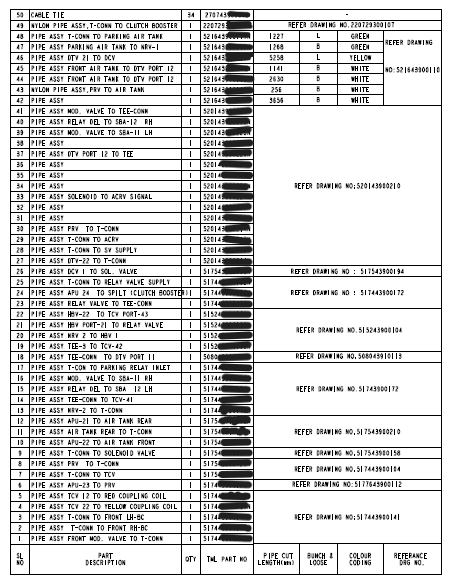
#> input picture OCR_Model/image.png, 460 x 582 px
$ python -i structure.py   (imports and definitions only)
#> lines starting #> are read from the running program, lines starting #| are printed output that depends on the picture; after the words box and inside, x2 and y2 are one past the last pixel; in counts of white or black regions, pixels touching at a corner belong together
"""
Stage 1: Table Structure Learning
Detects rows, columns, and merge regions WITHOUT touching OCR.
"""
import cv2
import numpy as np
from dataclasses import dataclass, field
from typing import Optional

@dataclass
class CellRegion:
    row: int                  # logical row index (0-based, ALWAYS preserved)
    col: int                  # logical column index
    bbox: tuple                # (x0, y0, x1, y1) in image coords
    merge_flag: bool = False
    merge_id: Optional[int] = None
    ocr_text: str = ""
    has_information: bool = False

@dataclass
class MergeRegion:
    merge_id: int
    row_start: int
    row_end: int               # inclusive
    col_start: int
    col_end: int                # inclusive
    bbox: tuple                 # union bbox (x0, y0, x1, y1)


def cluster_1d(coords, gap=5):
    if len(coords) == 0:
        return []
    coords = sorted(coords)
    clusters = []
    current = [coords[0]]
    for c in coords[1:]:
        if c - current[-1] <= gap:
            current.append(c)
        else:
            clusters.append(int(np.mean(current)))
            current = [c]
    clusters.append(int(np.mean(current)))
    return clusters


class TableStructure:
    """
    Learns row boundaries, column boundaries, and per-column merge
    regions from a table image. Contains NO OCR logic.
    """

    def __init__(self, gray_img, line_presence_thresh=0.5, row_frac_thresh=0.3,
                 col_frac_thresh=0.5, header_position="bottom"):
        """
        header_position: which row band of the grid holds the column
        header text -- "bottom" (default) or "top". This is a property of
        the document layout (many BOM sheets build the table upward from
        a title block, so the header row ends up at the bottom of the
        image, i.e. the table reads bottom-up), not something inferred
        from content. No OCR happens here; this only records which row
        index later stages should treat as the header.
        """
        self.gray = gray_img
        self.h, self.w = gray_img.shape
        self.line_presence_thresh = line_presence_thresh
        self.row_frac_thresh = row_frac_thresh
        self.col_frac_thresh = col_frac_thresh
        self.header_position = header_position

        self.bin_img = cv2.adaptiveThreshold(
            ~gray_img, 255, cv2.ADAPTIVE_THRESH_MEAN_C, cv2.THRESH_BINARY, 15, -2
        )
        self._detect_horizontal_lines()
        self.Y = self._detect_rows()
        self.X = self._detect_columns_from_reference_row()
        self.n_rows = len(self.Y) - 1
        self.n_cols = len(self.X) - 1
        self.header_row_idx = (self.n_rows - 1) if header_position == "bottom" else 0

        self.cells: dict[tuple[int, int], CellRegion] = {}
        self.merge_regions: list[MergeRegion] = []
        self._build_grid()
        self._detect_merges()

    def _detect_horizontal_lines(self):
        horiz_size = max(5, self.w // 15)
        kernel = cv2.getStructuringElement(cv2.MORPH_RECT, (horiz_size, 1))
        lines = cv2.erode(self.bin_img, kernel)
        lines = cv2.dilate(lines, kernel)
        self.horiz_lines = lines

    def _detect_rows(self):
        row_sums = np.sum(self.horiz_lines, axis=1)
        y_rows = np.where(row_sums > (self.w * self.row_frac_thresh * 255))[0]
        Y = cluster_1d(list(y_rows))
        if len(Y) < 2:
            raise ValueError("Could not detect enough row lines to form a table.")
        return Y

    def _detect_columns_from_reference_row(self):
        """
        Column boundaries are calibrated ONCE from whichever row band
        (header or footer) is most fully gridded -- i.e. has the most
        detected vertical segments. This avoids relying on fragile
        per-row vertical lines that break under merged cells.
        """
        # Try multiple candidate reference bands (footer, header) and score
        # each by how EVENLY its detected boundaries are spaced -- a real
        # grid has fairly regular column widths, whereas noise-driven false
        # positives (e.g. OCR strokes mistaken for verticals in a
        # non-gridded text row) produce uneven, inflated boundary counts.
        # This replaces "pick whichever found the most lines", which was
        # picking up noise as if it were extra real columns.
        candidates = []
        bands = [
            (self.Y[-2], self.Y[-1]),  # footer row
            (self.Y[0], self.Y[1]),    # header/top row
        ]
        for y0, y1 in bands:
            band = self.bin_img[y0:y1, :]
            vsize = max(5, (y1 - y0) // 2)
            vkernel = cv2.getStructuringElement(cv2.MORPH_RECT, (1, vsize))
            vlines = cv2.dilate(cv2.erode(band, vkernel), vkernel)
            col_sums = np.sum(vlines, axis=0)
            xs = np.where(col_sums > ((y1 - y0) * self.col_frac_thresh * 255))[0]
            X = cluster_1d(list(xs), gap=5)
            candidates.append(X)

        def regularity_score(X):
            if len(X) < 3:
                return -1  # too few boundaries to trust
            widths = np.diff(X)
            cv_score = np.std(widths) / (np.mean(widths) + 1e-6)
            return -cv_score  # higher score is better (lower variation)

        scored = [(regularity_score(X), X) for X in candidates]
        scored = [s for s in scored if s[0] > -1]
        if not scored:
            raise ValueError("Could not detect column boundaries from header/footer rows.")
        best = max(scored, key=lambda s: s[0])[1]
        return best

    def _build_grid(self):
        """Every logical (row, col) gets a CellRegion. Row count is NEVER reduced here."""
        for r in range(self.n_rows):
            for c in range(self.n_cols):
                bbox = (self.X[c], self.Y[r], self.X[c + 1], self.Y[r + 1])
                self.cells[(r, c)] = CellRegion(row=r, col=c, bbox=bbox)

    def _line_exists_at(self, y_idx, col_i):
        """Is there a real horizontal rule at row-boundary y_idx, spanning column col_i?"""
        y = self.Y[y_idx]
        x0, x1 = self.X[col_i], self.X[col_i + 1]
        band = self.horiz_lines[max(0, y - 2):y + 3, x0:x1]
        if band.size == 0:
            return False
        return (band.max(axis=0) > 0).mean() > self.line_presence_thresh

    def _vline_exists_at(self, x_idx, row_i):
        """Is there a real vertical rule at column-boundary x_idx, spanning row_i?"""
        x = self.X[x_idx]
        y0, y1 = self.Y[row_i], self.Y[row_i + 1]
        band = self.vert_lines[y0:y1, max(0, x - 2):x + 3]
        if band.size == 0:
            return False
        return (band.max(axis=1) > 0).mean() > self.line_presence_thresh

    def _detect_vertical_lines_full(self):
        """Full-page vertical line mask, used for detecting missing walls
        BETWEEN columns within a single row (horizontal merges)."""
        vert_size = max(5, self.h // 20)
        kernel = cv2.getStructuringElement(cv2.MORPH_RECT, (1, vert_size))
        lines = cv2.erode(self.bin_img, kernel)
        lines = cv2.dilate(lines, kernel)
        self.vert_lines = lines

    def _detect_merges(self):
        """
        General 2D block merge detection. A merge is NOT limited to "same
        column, multiple rows" -- it can also span multiple columns within
        one row (e.g. a "REFER DRAWING NO..." banner with no internal
        column rules), or both at once. We detect this by building two
        "wall" grids (is there a real rule to the right of cell (r,c)? is
        there a real rule below cell (r,c)?) and then union-find cells
        together wherever the wall between them is missing. Each resulting
        connected component is one rectangular merge block.
        """
        self._detect_vertical_lines_full()

        n_r, n_c = self.n_rows, self.n_cols
        # right_wall[r][c] = True if a real vertical rule separates (r,c) from (r,c+1)
        right_wall = [[True] * (n_c - 1) for _ in range(n_r)]
        for r in range(n_r):
            for c in range(n_c - 1):
                right_wall[r][c] = self._vline_exists_at(c + 1, r)

        # bottom_wall[r][c] = True if a real horizontal rule separates (r,c) from (r+1,c)
        bottom_wall = [[True] * n_c for _ in range(n_r - 1)]
        for r in range(n_r - 1):
            for c in range(n_c):
                bottom_wall[r][c] = self._line_exists_at(r + 1, c)

        # Union-Find over the grid
        parent = {}
        def find(x):
            while parent[x] != x:
                parent[x] = parent[parent[x]]
                x = parent[x]
            return x
        def union(a, b):
            ra, rb = find(a), find(b)
            if ra != rb:
                parent[ra] = rb

        for r in range(n_r):
            for c in range(n_c):
                parent[(r, c)] = (r, c)

        for r in range(n_r):
            for c in range(n_c - 1):
                if not right_wall[r][c]:
                    union((r, c), (r, c + 1))
        for r in range(n_r - 1):
            for c in range(n_c):
                if not bottom_wall[r][c]:
                    union((r, c), (r + 1, c))

        # group cells by connected component
        groups = {}
        for r in range(n_r):
            for c in range(n_c):
                root = find((r, c))
                groups.setdefault(root, []).append((r, c))

        merge_id_counter = 0
        for root, members in groups.items():
            rows = [m[0] for m in members]
            cols = [m[1] for m in members]
            row_start, row_end = min(rows), max(rows)
            col_start, col_end = min(cols), max(cols)
            is_merge = len(members) > 1
            if is_merge:
                x0, y0 = self.X[col_start], self.Y[row_start]
                x1, y1 = self.X[col_end + 1], self.Y[row_end + 1]
                region = MergeRegion(merge_id=merge_id_counter, row_start=row_start,
                                      row_end=row_end, col_start=col_start,
                                      col_end=col_end, bbox=(x0, y0, x1, y1))
                self.merge_regions.append(region)
            for (r, c) in members:
                cell = self.cells[(r, c)]
                cell.merge_flag = is_merge
                cell.merge_id = merge_id_counter if is_merge else None
            if is_merge:
                merge_id_counter += 1

    def summary(self):
        merged = [m for m in self.merge_regions]
        return (f"{self.n_rows} rows x {self.n_cols} cols | "
                f"{len(merged)} merge regions (rectangular blocks)")

>>> import cv2
>>> picture = cv2.imread('image.png', cv2.IMREAD_GRAYSCALE)
#> picture is the input picture: shape (582, 460); min 0, max 255, mean 212.4
>>> result = TableStructure(picture).summary()
#> in __init__, `self.bin_img = cv2.adaptiveThreshold( ~gray_img, 255, cv2.ADAPTIVE_THR..`:
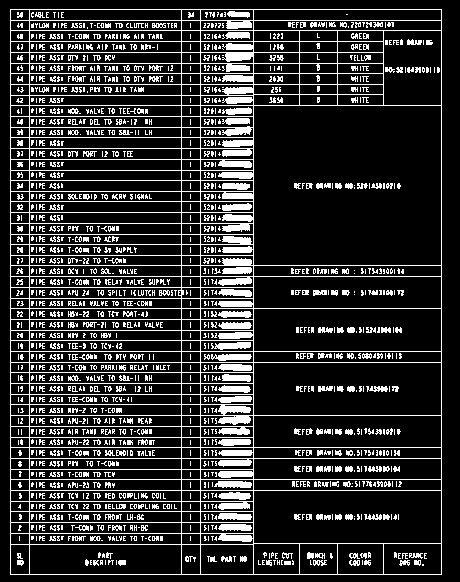
#> self.bin_img: shape (582, 460); 19.1% white in thin lines or dots
#> in _detect_horizontal_lines, `lines = cv2.erode(self.bin_img, kernel)`:
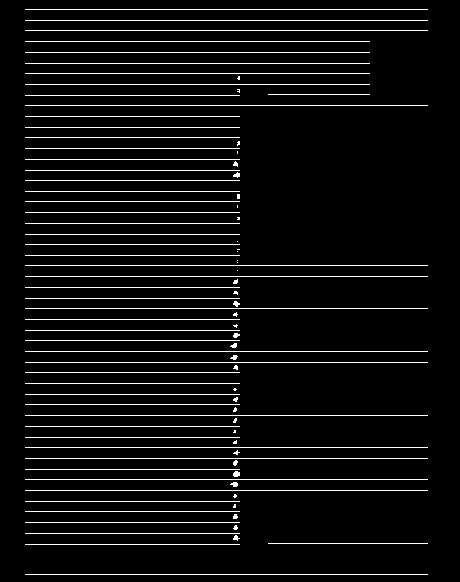
#> lines: shape (582, 460); 5.8% white in thin lines or dots, all inside (x1, y1, x2, y2) = (25, 9, 428, 575)
#> in _detect_horizontal_lines, `lines = cv2.dilate(lines, kernel)`:
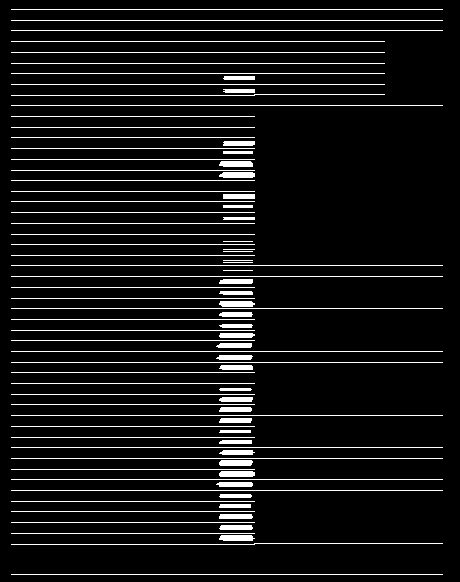
#> lines: shape (582, 460); 8.1% white in thin lines or dots
#> in _detect_rows, `row_sums = np.sum(self.horiz_lines, axis=1)`: row_sums = 582 values, max 110160 at index 9, min 0 at index 0, mean 9486.7
#> in _detect_rows, `y_rows = np.where(row_sums > (self.w * self.row_frac_thresh * 255))[0]`: y_rows = 53 values from 9 to 574
#> in cluster_1d, `current = [coords[0]]`: current = [9]
#> the loop in cluster_1d, `for c in coords[1:]:` made 52 passes
#> (c, current) on passes 1 to 12: (20, [20]), (30, [30]), (41, [41]), (52, [52]), (63, [63]), (73, [73]), (84, [84]), (95, [95]), (105, [105]), (116, [116]), (127, [127]), (137, [137])
#> c on pass 51: 544
#> after the loop in cluster_1d, `for c in coords[1:]:`: clusters = 51 values from 9 to 543
#> in _detect_rows, `Y = cluster_1d(list(y_rows))`: Y = 52 values from 9 to 574
#> in _detect_columns_from_reference_row, `bands = [ (self.Y[-2], self.Y[-1]),`: bands = [(543, 574), (9, 20)]
#> the loop in _detect_columns_from_reference_row, `for y0, y1 in bands:` made 2 passes
#> (y0, y1, vsize, vkernel, X) on pass 1: (543, 574, 15, [1, 1, 1, 1, 1, 1, 1, 1, 1, 1, 1, 1, 1, 1, 1], [10, 29, 181, 200, 253, 299, 337, 383, 441])
#> (y0, y1, vsize, vkernel) on pass 2: (9, 20, 5, [1, 1, 1, 1, 1])
#> pass 1, in _detect_columns_from_reference_row, `band = self.bin_img[y0:y1, :]`:
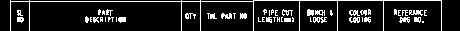
#> band: shape (31, 460); 12.5% white in thin lines or dots
#> pass 1, in _detect_columns_from_reference_row, `vlines = cv2.dilate(cv2.erode(band, vkernel), vkernel)`:
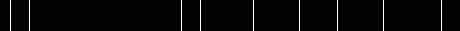
#> vlines: shape (31, 460); 2% white in thin lines or dots
#> after the loop in _detect_columns_from_reference_row, `for y0, y1 in bands:`: candidates = [[10, 29, 181, 200, 253, 299, 337, 383, 441], [10, 21, 29, 42, 57, 181, 189, 200, 206, 213, 231, 247, 253, 441]]
#> in regularity_score, `widths = np.diff(X)`: widths = [19, 152, 19, 53, 46, 38, 46, 58]
#> in regularity_score, `cv_score = np.std(widths) / (np.mean(widths) + 1e-6)`: cv_score = 0.732
#> in _detect_columns_from_reference_row, `scored = [(regularity_score(X), X) for X in candidates]`: scored = [(-0.732, [10, 29, 181, 200, 253, 299, 337, 383, 441]), (-1.63, [10, 21, 29, 42, 57, 181, 189, 200, 206, 213, 231, 247, 253, 441])]
#> in _detect_columns_from_reference_row, `scored = [s for s in scored if s[0] > -1]`: scored = [(-0.732, [10, 29, 181, 200, 253, 299, 337, 383, 441])]
#> in _detect_columns_from_reference_row, `best = max(scored, key=lambda s: s[0])[1]`: best = [10, 29, 181, 200, 253, 299, 337, 383, 441]
#> in __init__, `self.n_rows = len(self.Y) - 1`: self.n_rows = 51
#> in __init__, `self.n_cols = len(self.X) - 1`: self.n_cols = 8
#> in __init__, `self.header_row_idx = (self.n_rows - 1) if header_position == "bottom"..`: self.header_row_idx = 50
#> after the loop in _build_grid, `for r in range(self.n_rows):`: self.cells = 408 items
#> in _detect_vertical_lines_full, `kernel = cv2.getStructuringElement(cv2.MORPH_RECT, (1, vert_size))`: kernel = 29 values from 1 to 1
#> in _detect_vertical_lines_full, `lines = cv2.erode(self.bin_img, kernel)`:
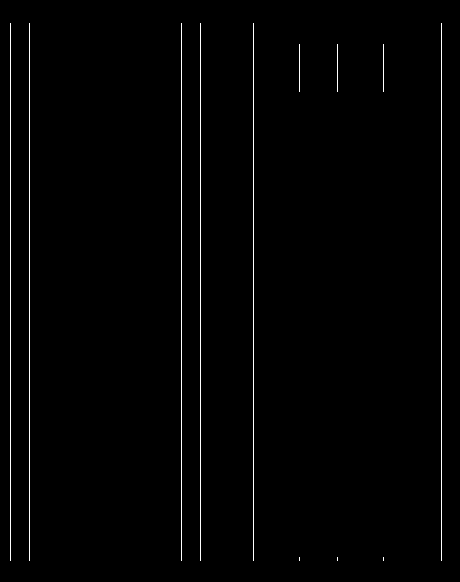
#> lines: shape (582, 460); 1.3% white in thin lines or dots, all inside (x1, y1, x2, y2) = (10, 23, 442, 561)
#> in _detect_vertical_lines_full, `lines = cv2.dilate(lines, kernel)`:
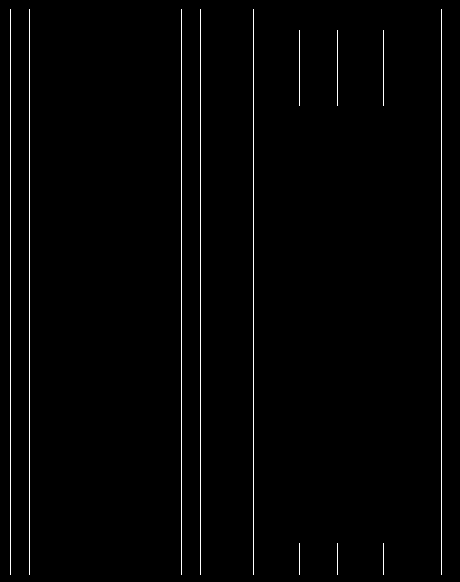
#> lines: shape (582, 460); 1.4% white in thin lines or dots
#> in _detect_merges, `n_r, n_c = self.n_rows, self.n_cols`: n_r = 51; n_c = 8
#> in _detect_merges, `right_wall = [[True] * (n_c - 1) for _ in range(n_r)]`: right_wall = 51 items
#> the loop in _detect_merges, `for r in range(n_r):` made 51 passes
